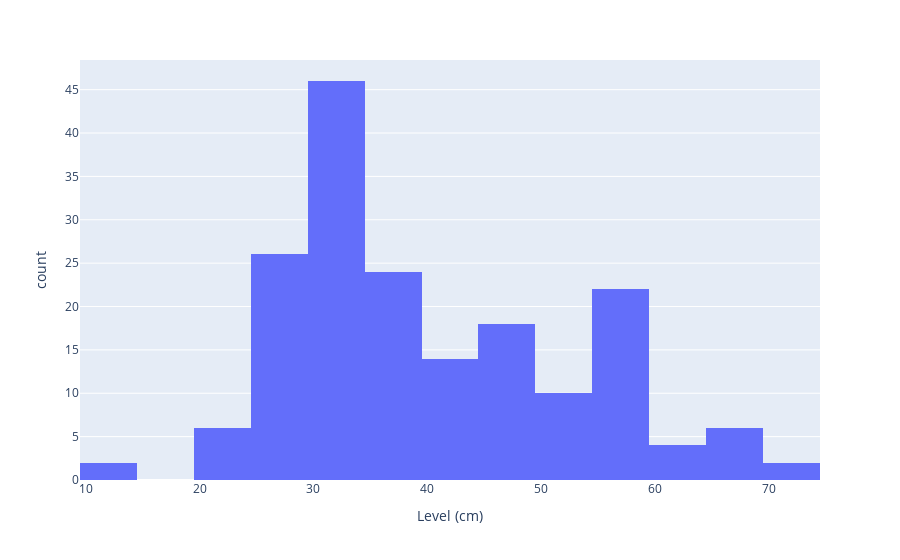

The notebook cell this image was saved under:
### Markdown cell above
# Level

### Code cell
import plotly.express as px

fig = px.histogram(df, x="Level (cm)")
fig.show()

### Figure 1 — Plotly figure (JSON) as saved in the notebook; plotly's stock layout.template omitted (floating-point values rounded to 4 significant figures; data arrays with more than 128 entries replaced by an {"elided": "..."} marker saying what was removed)
{"data": [{"alignmentgroup": "True", "bingroup": "x", "hovertemplate": "Level (cm)=%{x}<br>count=%{y}<extra></extra>", "legendgroup": "", "marker": {"color": "#636efa", "pattern": {"shape": ""}}, "name": "", "offsetgroup": "", "orientation": "v", "showlegend": false, "type": "histogram", "x": {"elided": "219 int values"}, "xaxis": "x", "yaxis": "y"}], "layout": {"autosize": true, "barmode": "relative", "legend": {"tracegroupgap": 0}, "margin": {"t": 60}, "xaxis": {"anchor": "y", "autorange": true, "domain": [0, 1], "range": [9.5, 74.5], "title": {"text": "Level (cm)"}, "type": "linear"}, "yaxis": {"anchor": "x", "autorange": true, "domain": [0, 1], "range": [0, 48.42], "title": {"text": "count"}}}}
